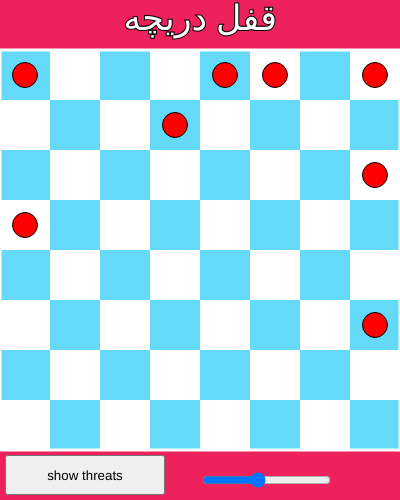
Frame 1 (no input)
Frame 60 (no input): identical to frame 1, image omitted
Frame 120 (the mouse pressed at the canvas centre since frame 60): identical to frame 1, image omitted

The p5.js sketch that drew this single still picture (run headless with seeded random() and noise() and a simulated clock; from frame 60 on, the mouse is pressed at the canvas centre):

// p5.js sketch
// ── sketch.js
let board;
let blockSize;
let n;
let piecePicked;
let queenImage;
let attackButton;
let slider;

function setup() {
    createCanvas(400, 500);
    slider = createSlider(2, 16, 8);
    slider.position(200, 470);
    n = slider.value();
    blockSize = width / n;
    board = new Board(n, blockSize);
    attackButton = createButton("show threats");
    attackButton.mousePressed(flipAttack);
    attackButton.size(160, 40);
    attackButton.position(5, 455);
    textFont("bkamran");
}

function draw() {
    if (slider.value() != board.n) {
        board = new Board(slider.value(), width / slider.value());
        blockSize = width / slider.value();
    }
    let c = color('#ED225D');
    background(...c.levels);
    translate(0, 50);
    board.show();
    if (mouseIsPressed === true && piecePicked) {
        fill(255, 255, 0);
        stroke(0);
        strokeWeight(1);
        circle(mouseX, mouseY - 50, blockSize / 2 * 1.1);
    }
    fill(255);
    textSize(35);
    stroke(0);
    strokeWeight(2);
    textAlign(CENTER);
    text("قفل دریچه", width / 2, -20);
}


function mousePressed() {
    piecePicked = board.pick();
}


function mouseReleased() {
    board.place();
    piecePicked = false;
}

function flipAttack() {
    board.showThreats = !board.showThreats;
}

class Board {
    constructor(n, blockSize, points = null) {
        this.n = n;
        this.blockSize = blockSize;
        this.initializePoints();
        this.fitness = 0;
        this.picked = null;
        this.showThreats = false;
    }
    initializePoints() {
        let nums = shuffle(Array.from(Array(this.n * this.n).keys()));
        this.points = [];
        this.blocks = [];
        for (let i = 0; i < this.n; i++) {
            let x = nums[i] % this.n;
            let y = Math.floor(nums[i] / this.n);
            this.addQueen(x, y);
        }
    }
    addQueen(x, y) {
        this.blocks.push([x, y]);
        this.points.push(createVector((x + 0.5) * this.blockSize, (y + 0.5) * this.blockSize));
    }
    removeQueen(i) {
        this.blocks.splice(i, 1);
        this.points.splice(i, 1);
    }
    show() {
        // fill("#65DAF8");
        this.showBoard();
        fill(0);
        if (this.showThreats)
            this.showRays();
        this.showQueens();
    }
    showBoard() {
        strokeWeight(0);
        for (let i = 0; i < this.n; i++) {
            for (let j = 0; j < this.n; j++) {
                if ((i + j) % 2 == 0) {
                    fill("#65DAF8");
                }
                else
                    fill(255);
                square(this.blockSize * i, this.blockSize * j, this.blockSize);
            }
        }
        stroke(255);
        strokeWeight(3);
        noFill();
        square(0, 0, this.n * this.blockSize);
        strokeWeight(1);
        stroke(0);

    }
    showQueens() {
        fill(255, 0, 0);
        for (let i = 0; i < this.points.length; i++) {
            if (this.isThreatened(i))
                fill(255, 0, 0);
            else fill(0, 255, 0);
            // image(queenImage, this.points[i].x, this.points[i].y);
            stroke(0);
            strokeWeight(1);
            circle(this.points[i].x, this.points[i].y, this.blockSize / 2);
        }
    }
    allSafe() {
        if (piecePicked) return false;
        for (let i = 0; i < this.n; i++)
            if (this.isThreatened(i)) return false;
        return true;
    }
    isThreatened(index) {
        let x = this.blocks[index][0];
        let y = this.blocks[index][1];
        for (let i = 0; i < this.blocks.length; i++) {
            if (i == index) continue;
            let X = this.blocks[i][0];
            let Y = this.blocks[i][1];
            if (x == X || y == Y)
                return true;
            if (Math.abs(x - X) == Math.abs(y - Y))
                return true;
        }
        return false;
    }
    pick() {
        let mousePos = createVector(mouseX, mouseY - 50);
        for (let i = 0; i < this.n; i++) {
            let dist = p5.Vector.sub(this.points[i], mousePos).mag();
            // console.log(dist)
            if (dist < this.blockSize / 2) {
                this.picked = this.blocks[i];
                this.removeQueen(i);
                return true;
            }
        }
        return false;
    }
    place() {
        if (this.points.length == this.n) return false;
        if (mouseX > this.n * this.blockSize || mouseY - 50 > this.n * this.blockSize) {
            this.addQueen(...this.picked);
            return false;
        }
        let x = Math.floor(mouseX / this.blockSize);
        let y = Math.floor((mouseY - 50) / this.blockSize);
        for (let i = 0; i < this.points.length; i++) {
            let X = Math.floor(this.points[i].x / this.blockSize);
            let Y = Math.floor(this.points[i].y / this.blockSize);
            if (x == X && y == Y) {
                this.addQueen(...this.picked);
                return false;
            }
        }
        this.addQueen(x, y);
        return true;
    }
    showRays() {

        stroke(255, 0, 0);
        for (let i = 0; i < this.points.length; i++) {
            this.showRay(this.points[i].x, this.points[i].y);
        }
        stroke(0);
    }
    showRay(x, y) {
        line(x, 0, x, height);
        line(0, y, width, y);
        line(x - this.n * this.blockSize,
            y - this.n * this.blockSize,
            x + this.n * this.blockSize,
            y + this.n * this.blockSize);
        line(x + this.n * this.blockSize,
            y - this.n * this.blockSize,
            x - this.n * this.blockSize,
            y + this.n * this.blockSize);
    }
}
